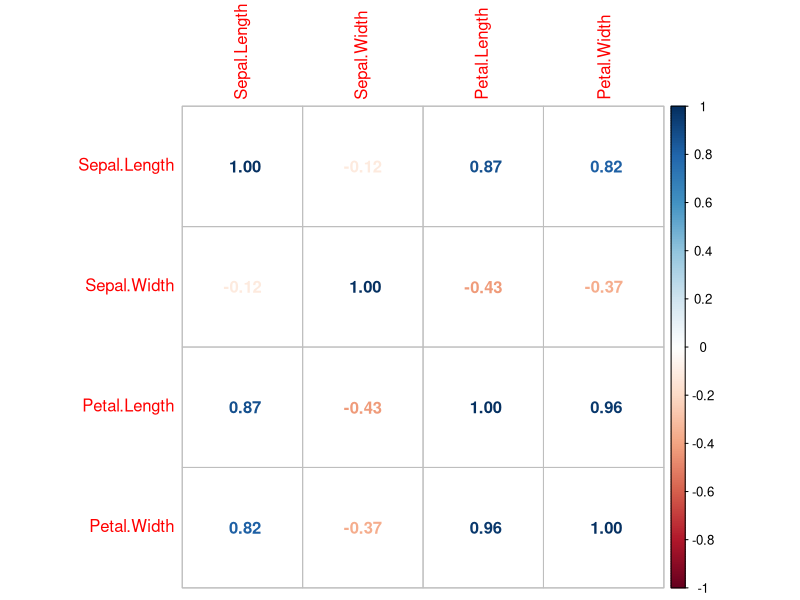
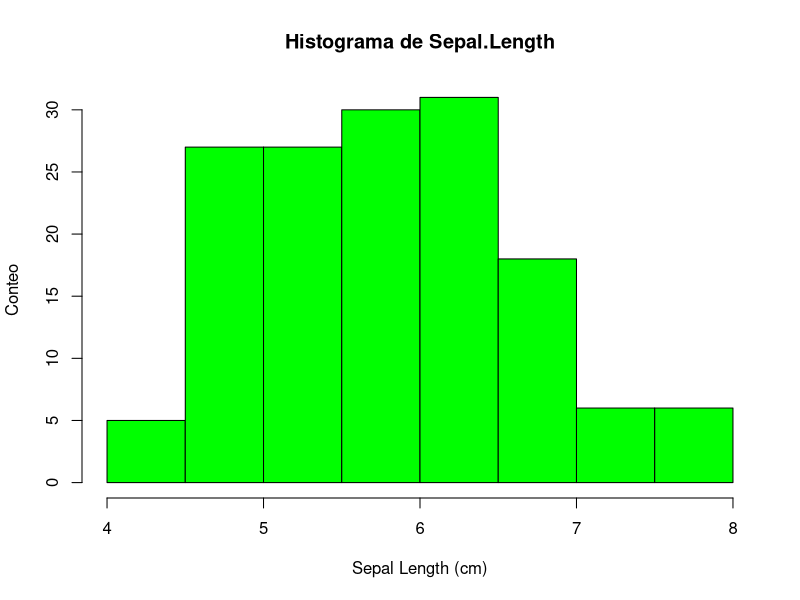
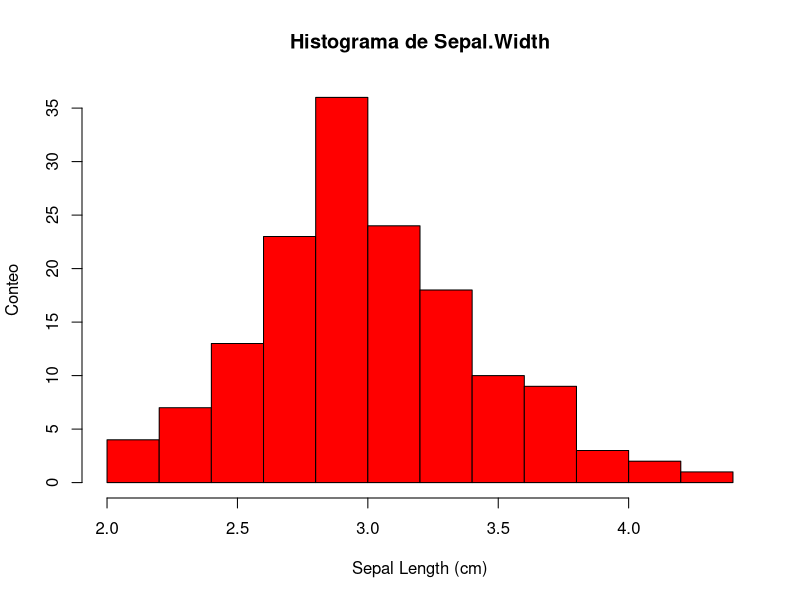
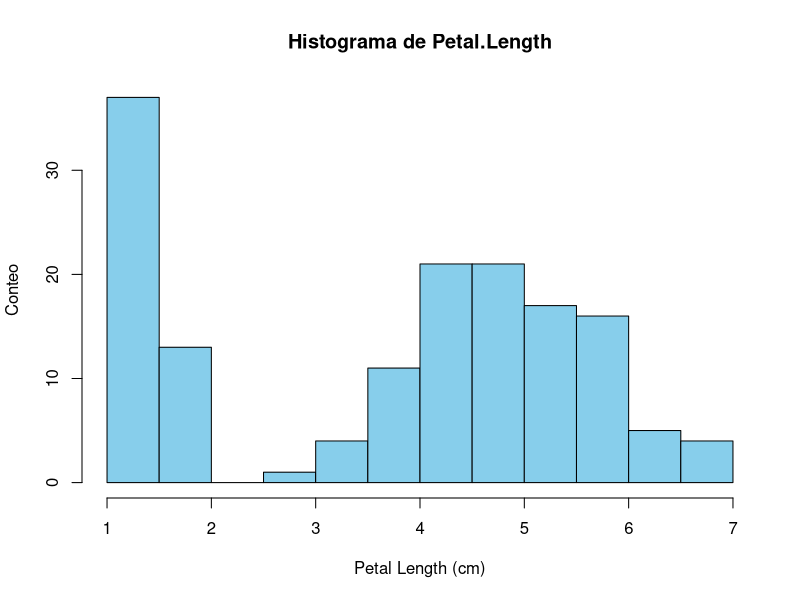
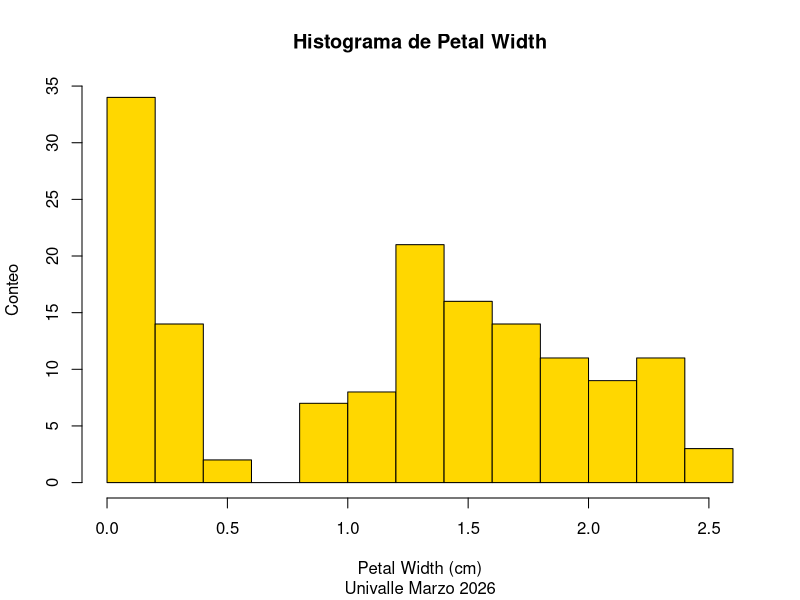
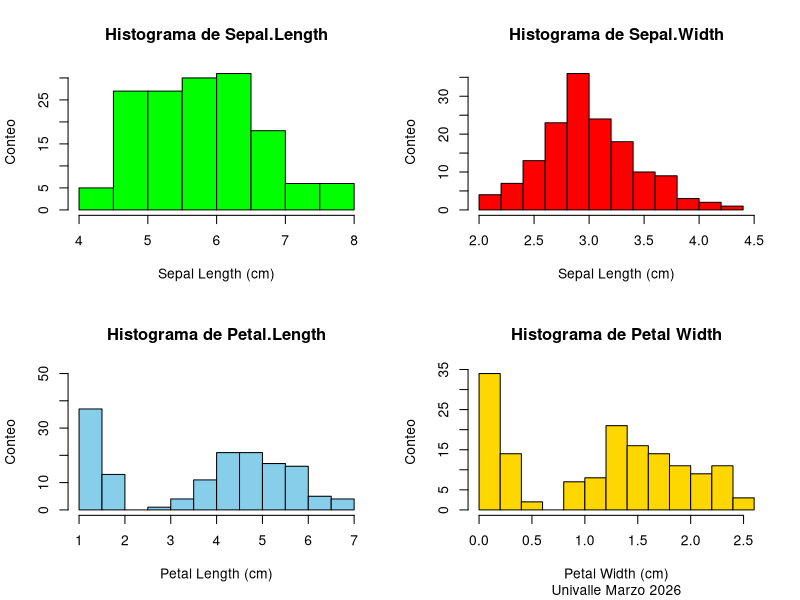
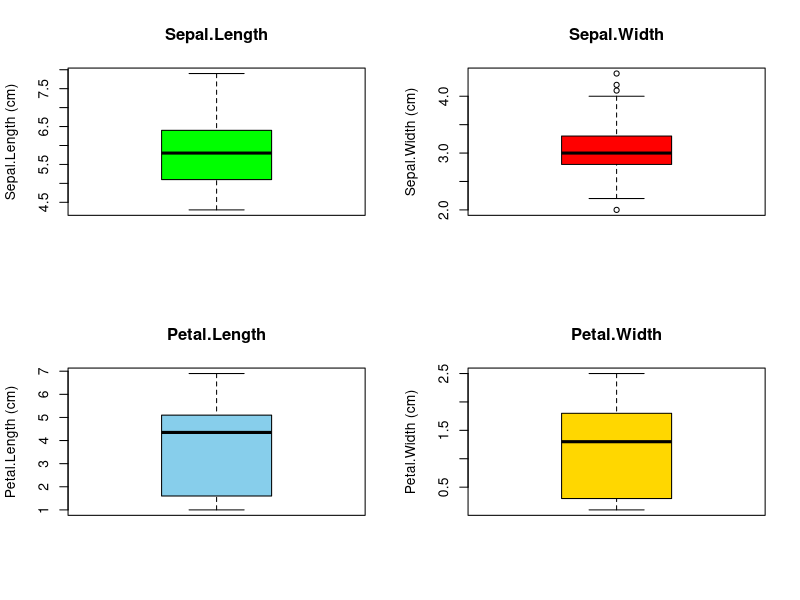
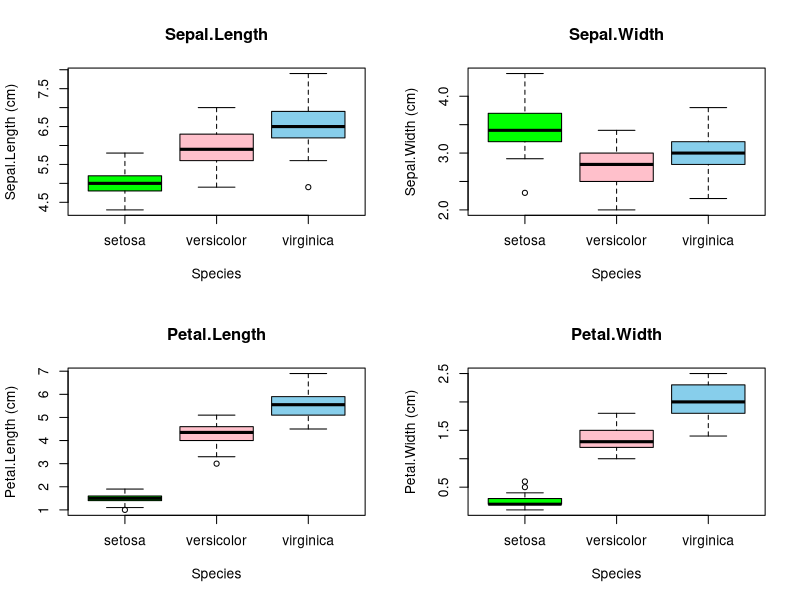

Source code (R) for these figures, in order:

data(iris)  ## se llama el conjunto de datos iris.

summary(iris) ## se realiza las estadísticas descriptivas.

sd(iris$Sepal.Length) ## se calcula la desviacion estandar de Sepal Length
sd(iris$Sepal.Width)
sd(iris$Petal.Length)
sd(iris$Petal.Width)

iris[1,]  ## llama los datos de la primer fila de iris.
iris[,1]  ## llama los datos de la primera columna de iris.
iris[2,3] ## llama el datos de la fila 2 y columna 3 de iris.
iris[,1:4] ## llama las columnas de la 1 a la 4 de iris.

### matriz de varianzas y covarianzas
cov(iris[,1:4])

### matriz de correlacion
cor(iris[,1:4])

### grafico de la correlacion
library(corrplot)
corrplot(cor(iris[,1:4]), method="number")

### histogramas

hist(iris$Sepal.Length, col = "green", main="Histograma de Sepal.Length",
     xlab="Sepal Length (cm)", ylab="Conteo")

hist(iris$Sepal.Width, col="red", main="Histograma de Sepal.Width",
     xlab="Sepal Length (cm)", ylab="Conteo")

hist(iris$Petal.Length, col="skyblue", main="Histograma de Petal.Length",
     xlab="Petal Length (cm)", ylab="Conteo")

hist(iris$Petal.Width, col="gold", main="Histograma de Petal Width",
     xlab="Petal Width (cm)", ylab="Conteo", sub="Univalle Marzo 2026")


par(mfrow=c(2,2))  ## divide la pantalla grafica en 2 filas y 2 columnas

hist(iris$Sepal.Length, col = "green", main="Histograma de Sepal.Length",
     xlab="Sepal Length (cm)", ylab="Conteo")

hist(iris$Sepal.Width, col="red", main="Histograma de Sepal.Width",
     xlab="Sepal Length (cm)", ylab="Conteo",xlim=c(2,4.5))

hist(iris$Petal.Length, col="skyblue", main="Histograma de Petal.Length",
     xlab="Petal Length (cm)", ylab="Conteo",ylim=c(0,50))

hist(iris$Petal.Width, col="gold", main="Histograma de Petal Width",
     xlab="Petal Width (cm)", ylab="Conteo", sub="Univalle Marzo 2026")


### diagramas de cajas.
par(mfrow=c(2,2))
boxplot(iris$Sepal.Length, col="green", main="Sepal.Length",
        ylab="Sepal.Length (cm)")
boxplot(iris$Sepal.Width, col="red", main="Sepal.Width",
        ylab="Sepal.Width (cm)")
boxplot(iris$Petal.Length, col="skyblue", main="Petal.Length",
        ylab="Petal.Length (cm)")
boxplot(iris$Petal.Width, col="gold", main="Petal.Width",
        ylab="Petal.Width (cm)")


### diagrama de cajas por grupo

par(mfrow=c(2,2))
boxplot(iris$Sepal.Length~iris$Species, col=c("green","pink","skyblue"),
        main="Sepal.Length",ylab="Sepal.Length (cm)", xlab="Species")
boxplot(iris$Sepal.Width~iris$Species, col=c("green","pink","skyblue"),
        main="Sepal.Width",ylab="Sepal.Width (cm)",xlab="Species")
boxplot(iris$Petal.Length~iris$Species, col=c("green","pink","skyblue"),
        main="Petal.Length",ylab="Petal.Length (cm)",xlab="Species")
boxplot(iris$Petal.Width~iris$Species, col=c("green","pink","skyblue"),
        main="Petal.Width", ylab="Petal.Width (cm)",xlab="Species")


### graficos de dispersion

plot(iris[,1:4], col=iris$Species)
